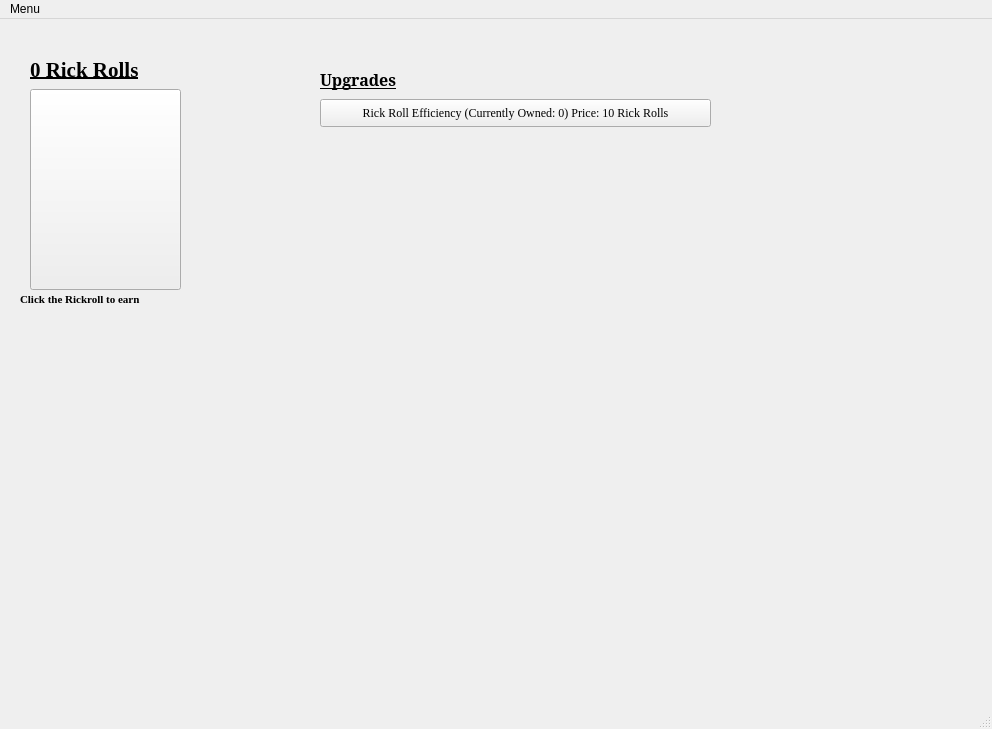
<?xml version="1.0" encoding="UTF-8"?>
<ui version="4.0">
 <class>MainWindow</class>
 <widget class="QMainWindow" name="MainWindow">
  <property name="geometry">
   <rect>
    <x>0</x>
    <y>0</y>
    <width>992</width>
    <height>729</height>
   </rect>
  </property>
  <property name="windowTitle">
   <string>Rickrolling</string>
  </property>
  <property name="windowIcon">
   <iconset>
    <normaloff>src/assets/images/rick_astley.png</normaloff>src/assets/images/rick_astley.png</iconset>
  </property>
  <widget class="QWidget" name="centralwidget">
   <widget class="QPushButton" name="rickButton">
    <property name="geometry">
     <rect>
      <x>30</x>
      <y>70</y>
      <width>151</width>
      <height>201</height>
     </rect>
    </property>
    <property name="text">
     <string/>
    </property>
    <property name="icon">
     <iconset>
      <normaloff>src/assets/images/rick_astley.png</normaloff>src/assets/images/rick_astley.png</iconset>
    </property>
    <property name="iconSize">
     <size>
      <width>200</width>
      <height>200</height>
     </size>
    </property>
   </widget>
   <widget class="QLabel" name="rickLabelHelper">
    <property name="geometry">
     <rect>
      <x>20</x>
      <y>270</y>
      <width>181</width>
      <height>20</height>
     </rect>
    </property>
    <property name="font">
     <font>
      <family>Georgia</family>
      <pointsize>8</pointsize>
      <weight>75</weight>
      <bold>true</bold>
     </font>
    </property>
    <property name="text">
     <string>Click the Rickroll to earn</string>
    </property>
   </widget>
   <widget class="QLabel" name="rickCounter">
    <property name="geometry">
     <rect>
      <x>30</x>
      <y>35</y>
      <width>291</width>
      <height>31</height>
     </rect>
    </property>
    <property name="font">
     <font>
      <family>Georgia</family>
      <pointsize>16</pointsize>
      <weight>75</weight>
      <bold>true</bold>
      <underline>true</underline>
      <kerning>true</kerning>
     </font>
    </property>
    <property name="layoutDirection">
     <enum>Qt::LeftToRight</enum>
    </property>
    <property name="text">
     <string>0 Rick Rolls</string>
    </property>
   </widget>
   <widget class="QLabel" name="upgradesLabel">
    <property name="geometry">
     <rect>
      <x>320</x>
      <y>40</y>
      <width>81</width>
      <height>41</height>
     </rect>
    </property>
    <property name="font">
     <font>
      <family>Garamond</family>
      <pointsize>12</pointsize>
      <weight>75</weight>
      <bold>true</bold>
      <underline>true</underline>
     </font>
    </property>
    <property name="text">
     <string>Upgrades</string>
    </property>
   </widget>
   <widget class="QPushButton" name="rickRollEfficiencyButton">
    <property name="geometry">
     <rect>
      <x>320</x>
      <y>80</y>
      <width>391</width>
      <height>28</height>
     </rect>
    </property>
    <property name="font">
     <font>
      <family>Georgia</family>
     </font>
    </property>
    <property name="text">
     <string>Rick Roll Efficiency (Currently Owned: 0) Price: 10 Rick Rolls</string>
    </property>
   </widget>
  </widget>
  <widget class="QMenuBar" name="menubar">
   <property name="geometry">
    <rect>
     <x>0</x>
     <y>0</y>
     <width>992</width>
     <height>26</height>
    </rect>
   </property>
   <widget class="QMenu" name="menuMenu">
    <property name="title">
     <string>Menu</string>
    </property>
    <addaction name="menuGame"/>
    <addaction name="menuSettings"/>
    <addaction name="menuStatistics"/>
    <addaction name="menuUpdate_Log"/>
   </widget>
   <addaction name="menuMenu"/>
  </widget>
  <widget class="QStatusBar" name="statusbar"/>
  <action name="menuGame">
   <property name="text">
    <string>Game</string>
   </property>
   <property name="whatsThis">
    <string/>
   </property>
   <property name="shortcut">
    <string>1</string>
   </property>
  </action>
  <action name="menuSettings">
   <property name="text">
    <string>Settings</string>
   </property>
   <property name="shortcut">
    <string>2</string>
   </property>
  </action>
  <action name="menuStatistics">
   <property name="text">
    <string>Statistics</string>
   </property>
   <property name="shortcut">
    <string>3</string>
   </property>
  </action>
  <action name="menuUpdate_Log">
   <property name="text">
    <string>Update Log</string>
   </property>
   <property name="shortcut">
    <string>4</string>
   </property>
  </action>
 </widget>
 <resources/>
 <connections/>
</ui>
